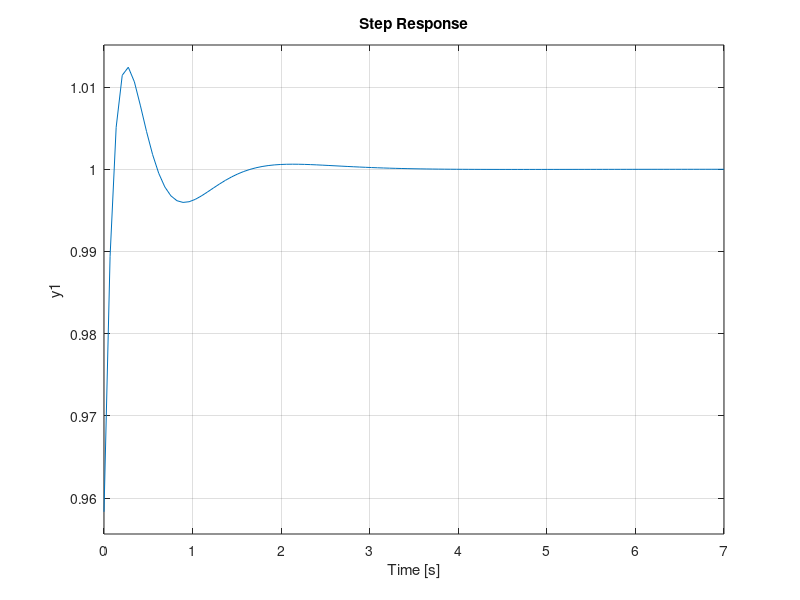

Write the MATLAB code that produced this figure.
%open-loop TF
G = zpk([0 -2 -5 -2.5 -3],[1.5 -.349 -1.6 .01 .02 .03],1);

% PID TF (1/N = 1e-4)
Gc = pid(69,46,23,0);

% closed-loop TF
T = feedback(Gc*G,1);

step(T)
